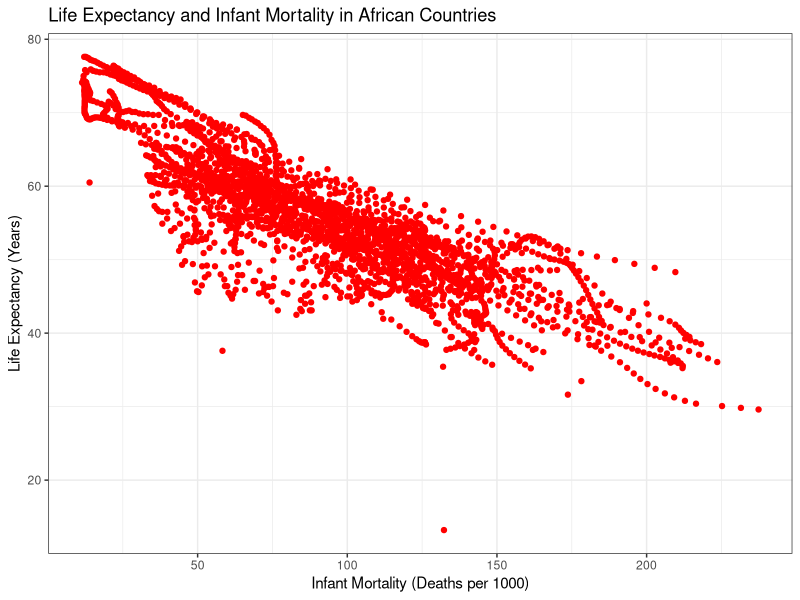
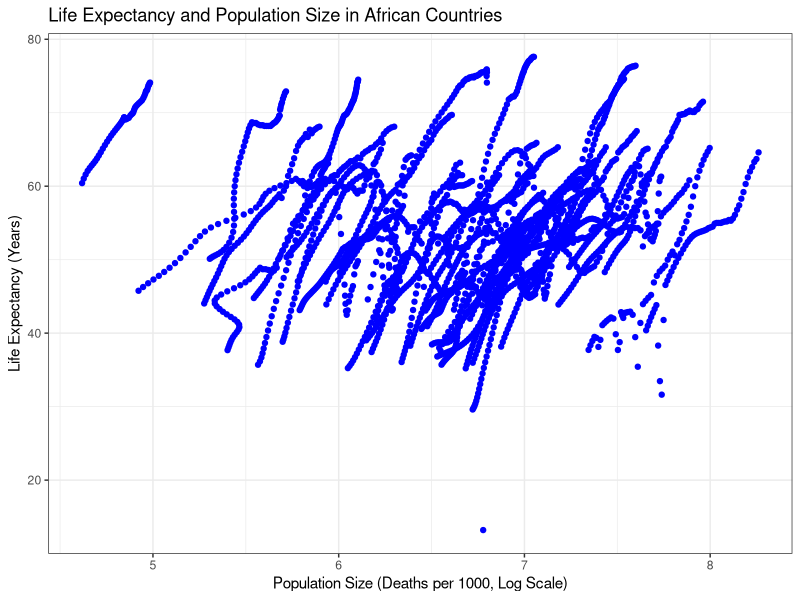
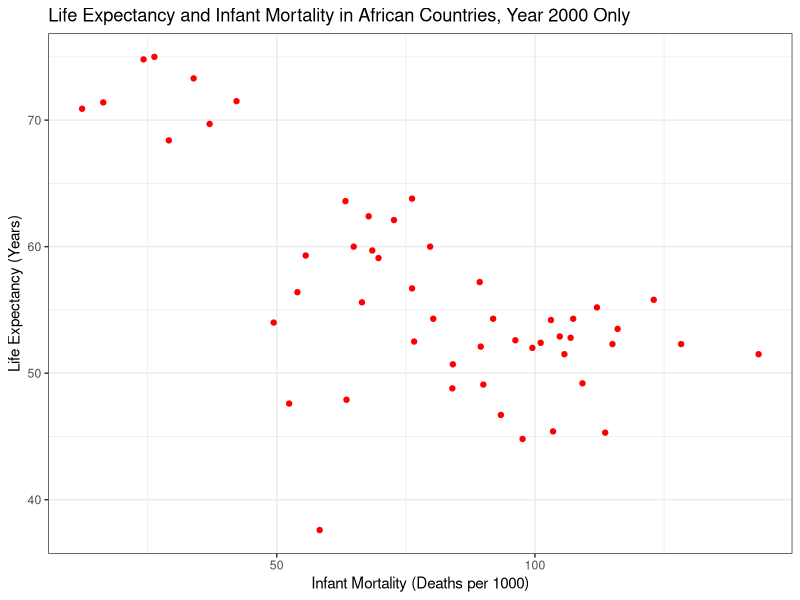
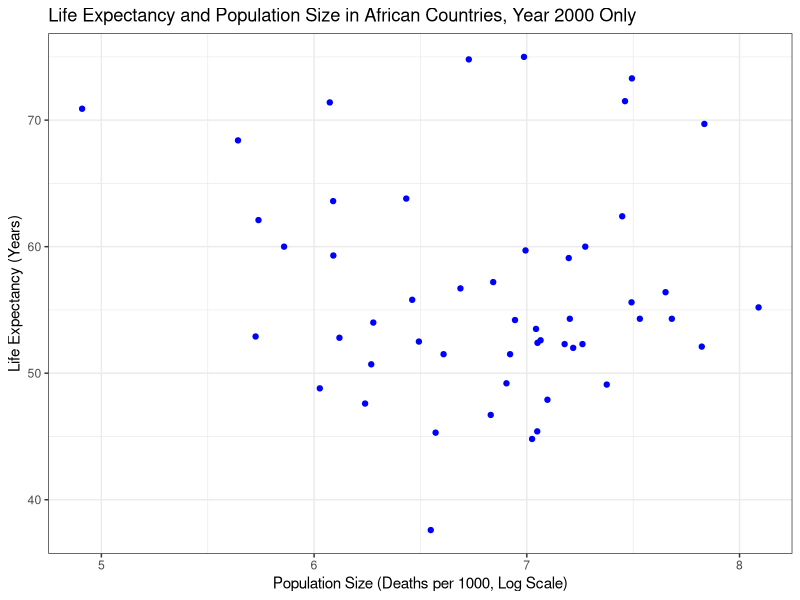

Reproduce these figures in R, in order.
## ---- chunk 1
#Commented out after initial install
#install.packages(c("dslabs","ggplot2","tidyverse"))
## ---- chunk 2
#| warning: false
library("dslabs")
library("ggplot2")
library("tidyverse")
## ---- chunk 3
help(gapminder)
## ---- chunk 4
str(gapminder)
## ---- chunk 5
summary(gapminder)
## ---- chunk 6
class(gapminder)
## ---- chunk 7
africadata<-gapminder[gapminder$continent == "Africa", ]
## ---- chunk 8
str(africadata)
summary(africadata)
## ---- chunk 9
infmort_lifeexp <- africadata[,c("infant_mortality","life_expectancy")]
## ---- chunk 10
str(infmort_lifeexp)
summary(infmort_lifeexp)
## ---- chunk 11
pop_lifeexp <- africadata[,c("population","life_expectancy")]
## ---- chunk 12
str(pop_lifeexp)
summary(pop_lifeexp)
## ---- chunk 13
ggplot(data = infmort_lifeexp) + theme_bw() + 
  geom_point(mapping = aes(infant_mortality, life_expectancy), color = "red") +
  labs(title = "Life Expectancy and Infant Mortality in African Countries") +
  ylab("Life Expectancy (Years)") +
  xlab("Infant Mortality (Deaths per 1000)")
## ---- chunk 14
ggplot(data = pop_lifeexp) + theme_bw() + 
  geom_point(mapping = aes(log10(population), life_expectancy), color = "blue") +
  labs(title = "Life Expectancy and Population Size in African Countries") +
  ylab("Life Expectancy (Years)") +
  xlab("Population Size (Deaths per 1000, Log Scale)")
## ---- chunk 15
table(is.na(africadata$infant_mortality)) #226 missing values
check_missing <- africadata %>% 
           select(year,infant_mortality) %>% 
           filter(is.na(infant_mortality))
table(check_missing$year)
## ---- chunk 16
africadata_2000 <- africadata %>%
  filter(year == "2000")
## ---- chunk 17
str(africadata_2000)
summary(africadata_2000)
## ---- chunk 18
ggplot(data = africadata_2000) + theme_bw() + 
  geom_point(mapping = aes(infant_mortality, life_expectancy), color = "red") +
  labs(title = "Life Expectancy and Infant Mortality in African Countries, Year 2000 Only") +
  ylab("Life Expectancy (Years)") +
  xlab("Infant Mortality (Deaths per 1000)")
## ---- chunk 19
ggplot(data = africadata_2000) + theme_bw() + 
  geom_point(mapping = aes(log10(population), life_expectancy), color = "blue") +
  labs(title = "Life Expectancy and Population Size in African Countries, Year 2000 Only") +
  ylab("Life Expectancy (Years)") +
  xlab("Population Size (Deaths per 1000, Log Scale)")
## ---- chunk 20
fit1_lifeexp_infmort <- lm(life_expectancy~infant_mortality, data = africadata_2000)
## ---- chunk 21
fit2_lifeexp_pop <- lm(life_expectancy~population, data = africadata_2000)
## ---- chunk 22
summary(fit1_lifeexp_infmort) 
summary(fit2_lifeexp_pop)
## ---- chunk 23
#In model 1, p-value = 2.83e-08; significant relationship between life expectancy and infant mortality (as infant mortality increases, life expectancy decreases). In model 2, p-value = 0.616; no significant relationship between life expectancy and population size.
